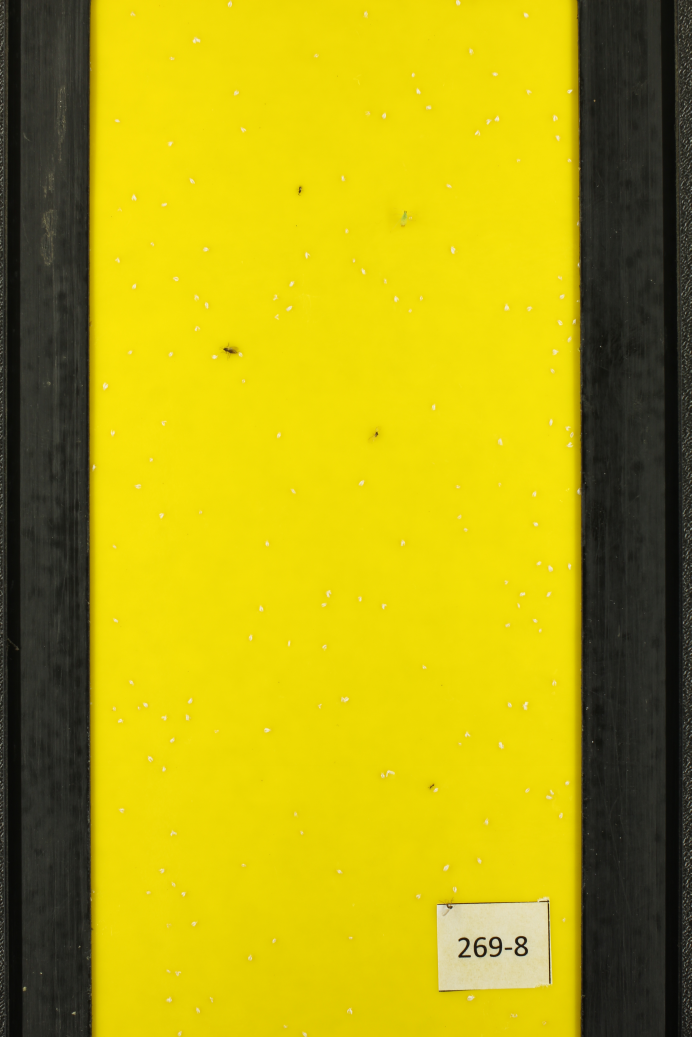
#> input picture assets/wf_test.jpg, 3456 x 5184 px (shown at 1/5 size)
$ python hsv_finder.py
#> lines starting #> are read from the running program, lines starting #| are printed output that depends on the picture
### preprocessing.py
import cv2
import matplotlib.pyplot as plt
import numpy as np
import hsv_seperation as hsv


# [22 lines left out: function extract_trap, not called in this run]

def hist_eq(img):
    img_hsv = cv2.cvtColor(img, cv2.COLOR_BGR2HSV)
    h,s,v=cv2.split(img_hsv)
    clahe = cv2.createCLAHE(clipLimit=2.0, tileGridSize=(100,100))
    v_eq=clahe.apply(v)
    img_he=cv2.merge((h,s,v_eq))
    # plt.subplot(121)
    img=cv2.cvtColor(img,cv2.COLOR_BGR2RGB)
    # plt.imshow(img)
    # plt.subplot(122)
    img_he=cv2.cvtColor(img_he,cv2.COLOR_HSV2BGR)
    # plt.imshow(img_he)
    # plt.show()
    return img_he


# [67 lines left out: functions remove_artefacts, remove_unkown_class, not called in this run]


# [27 lines of commented-out code are left out]

### hsv_finder.py
import cv2
import numpy as np
import matplotlib.pyplot as plt
import math
import utility as util
import preprocessing as pre

def nothing(x):
    pass

# Load image


def hsv_finder(img):
    # [6 lines of commented-out code are left out]

    image=img
    h,w=image.shape[0:2]
    h=math.floor(h*0.9)
    w=math.floor(w*0.9)
    print(image.shape[0:2],(h,w))
    image = cv2.resize(image, (h,w))
    cv2.namedWindow('image')

    # Create trackbars for color change
    # Hue is from 0-179 for Opencv
    cv2.createTrackbar('HMin', 'image', 0, 179, nothing)
    cv2.createTrackbar('SMin', 'image', 0, 255, nothing)
    cv2.createTrackbar('VMin', 'image', 0, 255, nothing)
    cv2.createTrackbar('HMax', 'image', 0, 179, nothing)
    cv2.createTrackbar('SMax', 'image', 0, 255, nothing)
    cv2.createTrackbar('VMax', 'image', 0, 255, nothing)

    # Set default value for Max HSV trackbars
    cv2.setTrackbarPos('HMax', 'image', 179)
    cv2.setTrackbarPos('SMax', 'image', 255)
    cv2.setTrackbarPos('VMax', 'image', 255)

    # Initialize HSV min/max values
    hMin = sMin = vMin = hMax = sMax = vMax = 0
    phMin = psMin = pvMin = phMax = psMax = pvMax = 0

    while(1):
        # Get current positions of all trackbars
        hMin = cv2.getTrackbarPos('HMin', 'image')
        sMin = cv2.getTrackbarPos('SMin', 'image')
        vMin = cv2.getTrackbarPos('VMin', 'image')
        hMax = cv2.getTrackbarPos('HMax', 'image')
        sMax = cv2.getTrackbarPos('SMax', 'image')
        vMax = cv2.getTrackbarPos('VMax', 'image')

        # Set minimum and maximum HSV values to display
        lower = np.array([hMin, sMin, vMin])
        upper = np.array([hMax, sMax, vMax])

        # Convert to HSV format and color threshold
        hsv = cv2.cvtColor(image, cv2.COLOR_BGR2HSV)
        mask = cv2.inRange(hsv, lower, upper)
        result = cv2.bitwise_and(image, image, mask=mask)

        # Print if there is a change in HSV value
        if((phMin != hMin) | (psMin != sMin) | (pvMin != vMin) | (phMax != hMax) | (psMax != sMax) | (pvMax != vMax) ):
            print("(hMin = %d , sMin = %d, vMin = %d), (hMax = %d , sMax = %d, vMax = %d)" % (hMin , sMin , vMin, hMax, sMax , vMax))
            phMin = hMin
            psMin = sMin
            pvMin = vMin
            phMax = hMax
            psMax = sMax
            pvMax = vMax

        # Display result image
        cv2.imshow('image', result)
        if cv2.waitKey(10) & 0xFF == ord('q'):
            break

    cv2.destroyAllWindows()

img=cv2.imread('assets/wf_test.jpg')
#> img is the input picture: shape (5184, 3456, 3); mean B, G, R 14.9, 165.4, 179.2
wf_cropped=img[200:750,2000:2700,:]
# util.viewBGR(img)
# util.viewBGR(wf_cropped)
print(wf_cropped.shape)
#| (550, 700, 3)

img=cv2.imread('assets/macro_test.jpg')
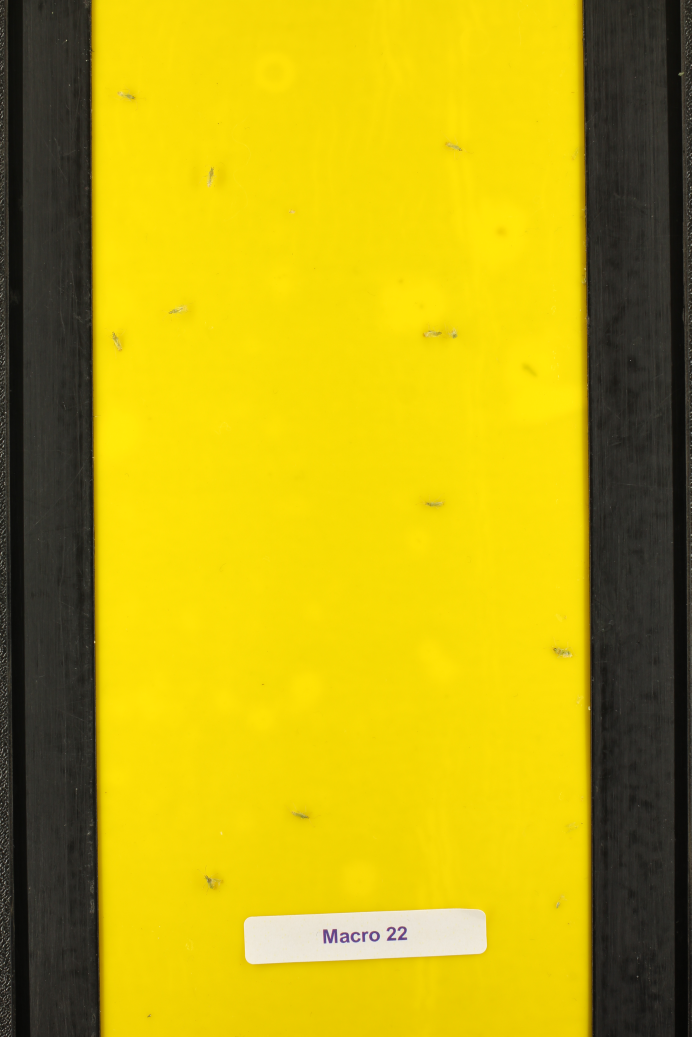
#> input picture assets/macro_test.jpg, 3456 x 5184 px (shown at 1/5 size)
#> img is the input picture: shape (5184, 3456, 3); mean B, G, R 16.1, 167.5, 187.7
macro_cropped=img[1460:1800,500:1000,:]
# util.viewBGR(img)
# util.viewBGR(macro_cropped)
print(macro_cropped.shape)
#| (340, 500, 3)

img=cv2.imread('assets/nesi_test.jpg')
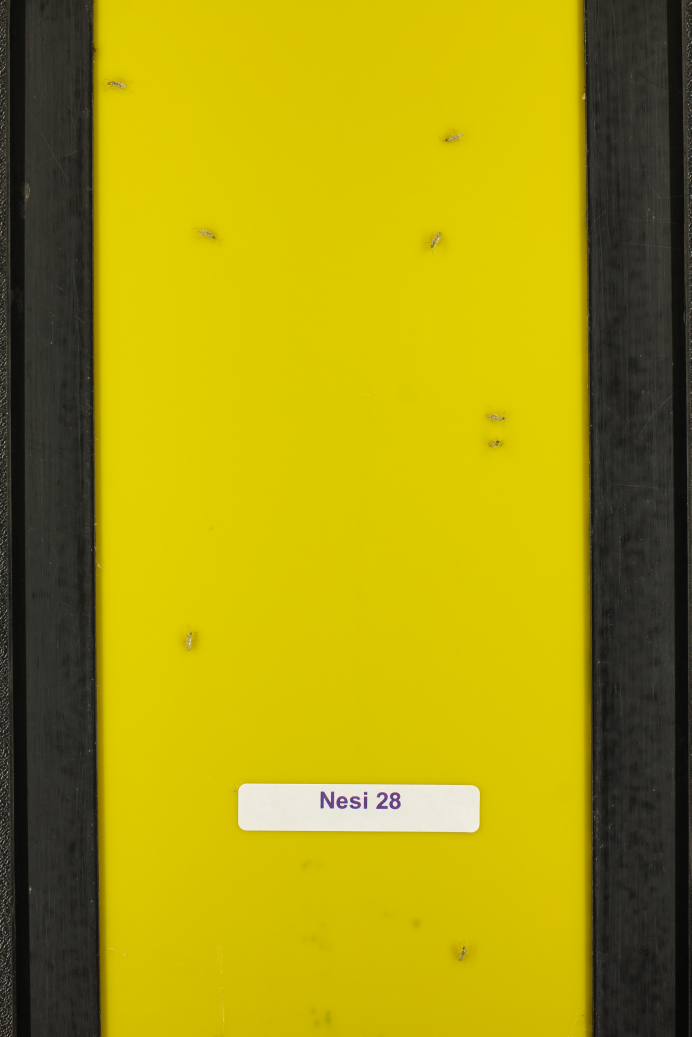
#> input picture assets/nesi_test.jpg, 3456 x 5184 px (shown at 1/5 size)
#> img is the input picture: shape (5184, 3456, 3); mean B, G, R 13.9, 152.8, 166.8
nesi_cropped=img[600:1300,2000:2400,:]
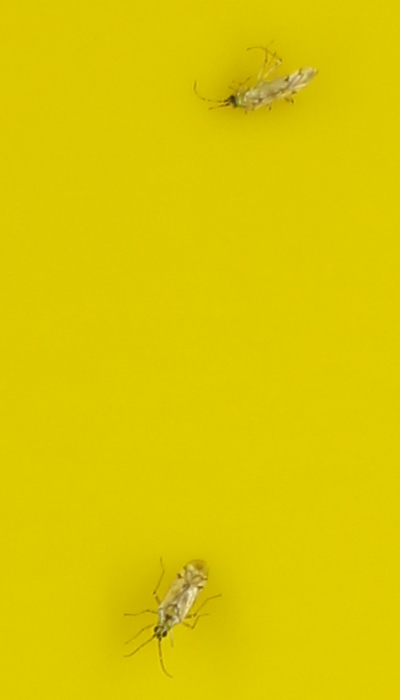
#> nesi_cropped: shape (700, 400, 3); mean B, G, R 1.3, 200.3, 219.7
# # util.viewBGR(img)
# util.viewBGR(nesi_cropped)
print(nesi_cropped.shape)
#| (700, 400, 3)
canvas=np.zeros((700,1600,3),np.uint8)
canvas[0:550,0:700,:]=wf_cropped
canvas[0:340,700:1200,:]=macro_cropped
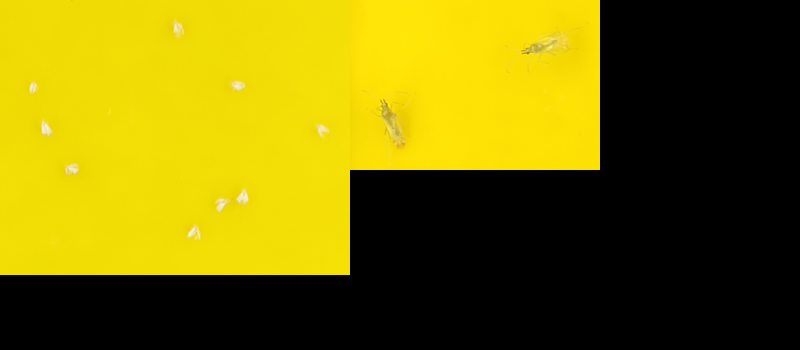
#> canvas: shape (700, 1600, 3) (shown at 1/2 size); mean B, G, R 3.3, 109.9, 121
canvas[0:700,1200:1600,:]=nesi_cropped
# plt.imshow(cv2.cvtColor(canvas,cv2.COLOR_BGR2RGB))
# plt.show()

canvas=cv2.medianBlur(canvas,7)
canvas=pre.hist_eq(canvas)
#> in hist_eq, `img_hsv = cv2.cvtColor(img, cv2.COLOR_BGR2HSV)`: img_hsv: shape (700, 1600, 3); mean H, S, V 20.2, 186.4, 175.9
#> in hist_eq, `h,s,v=cv2.split(img_hsv)`:
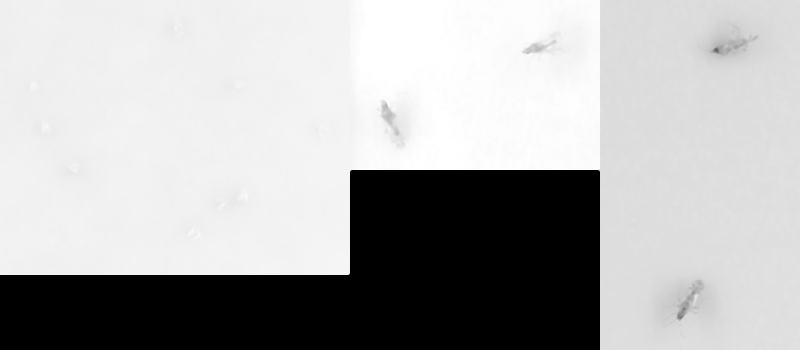
#> v: shape (700, 1600) (shown at 1/2 size); min 0, max 255, mean 175.9
#> in hist_eq, `img_he=cv2.merge((h,s,v_eq))`: img_he: shape (700, 1600, 3); mean H, S, V 20.2, 186.4, 189.5
# [10 lines of commented-out code are left out]

img=cv2.imread('assets/nesi_ref.jpg')
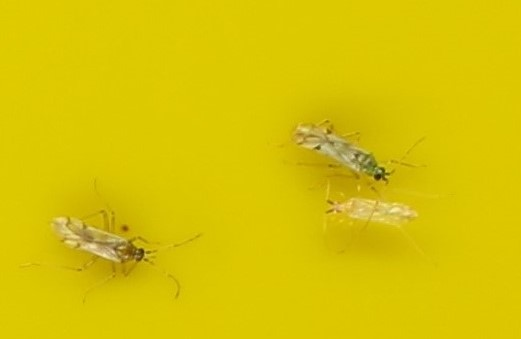
#> input picture assets/nesi_ref.jpg, 521 x 339 px
#> img is the input picture: shape (339, 521, 3); mean B, G, R 3.6, 195.4, 216.1
# img=pre.hist_eq(img)
hsv_finder(img)
#| (339, 521) (305, 468)
#> in hsv_finder, `image = cv2.resize(image, (h,w))`:
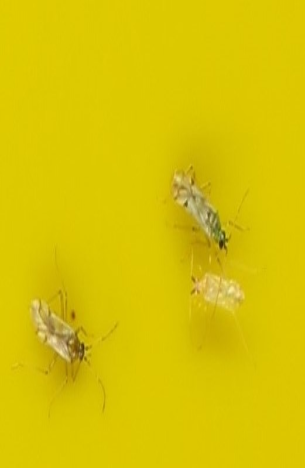
#> image: shape (468, 305, 3); mean B, G, R 3.6, 195.4, 216
#> in hsv_finder, `hsv = cv2.cvtColor(image, cv2.COLOR_BGR2HSV)`: hsv: shape (468, 305, 3); mean H, S, V 26.8, 250.4, 216
#> in hsv_finder, `mask = cv2.inRange(hsv, lower, upper)`: mask: shape (468, 305); every value is 255
#> (key q is pressed here)
